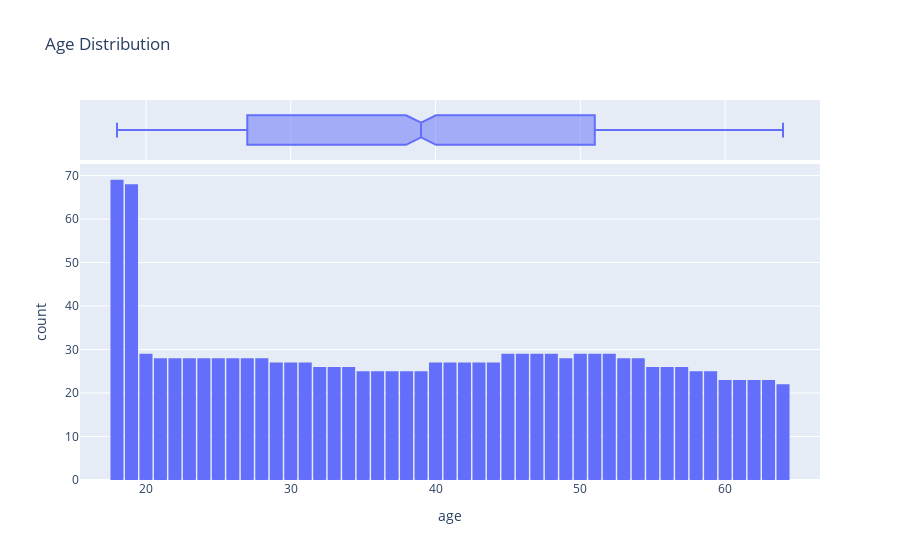

Write notebook code for a chart like this one.
### Code cell
fig = px.histogram(df, 
                   x='age', 
                   nbins=47, 
                   title='Age Distribution',
                   marginal='box')
fig.update_layout(bargap=0.1)
fig.show()

### Figure 1 — Plotly figure (JSON) as saved in the notebook; plotly's stock layout.template omitted (floating-point values rounded to 4 significant figures; data arrays with more than 128 entries replaced by an {"elided": "..."} marker saying what was removed)
{"data": [{"alignmentgroup": "True", "bingroup": "x", "hovertemplate": "age=%{x}<br>count=%{y}<extra></extra>", "legendgroup": "", "marker": {"color": "#636efa", "pattern": {"shape": ""}}, "name": "", "nbinsx": 47, "offsetgroup": "", "orientation": "v", "showlegend": false, "type": "histogram", "x": {"elided": "1338 int values"}, "xaxis": "x", "yaxis": "y"}, {"alignmentgroup": "True", "hovertemplate": "age=%{x}<extra></extra>", "legendgroup": "", "marker": {"color": "#636efa"}, "name": "", "notched": true, "offsetgroup": "", "showlegend": false, "type": "box", "x": {"elided": "1338 int values"}, "xaxis": "x2", "yaxis": "y2"}], "layout": {"bargap": 0.1, "barmode": "relative", "legend": {"tracegroupgap": 0}, "title": {"text": "Age Distribution"}, "xaxis": {"anchor": "y", "domain": [0, 1], "title": {"text": "age"}}, "xaxis2": {"anchor": "y2", "domain": [0, 1], "matches": "x", "showgrid": true, "showticklabels": false}, "yaxis": {"anchor": "x", "domain": [0, 0.8316], "title": {"text": "count"}}, "yaxis2": {"anchor": "x2", "domain": [0.8416, 1], "matches": "y2", "showgrid": false, "showline": false, "showticklabels": false, "ticks": ""}}}
